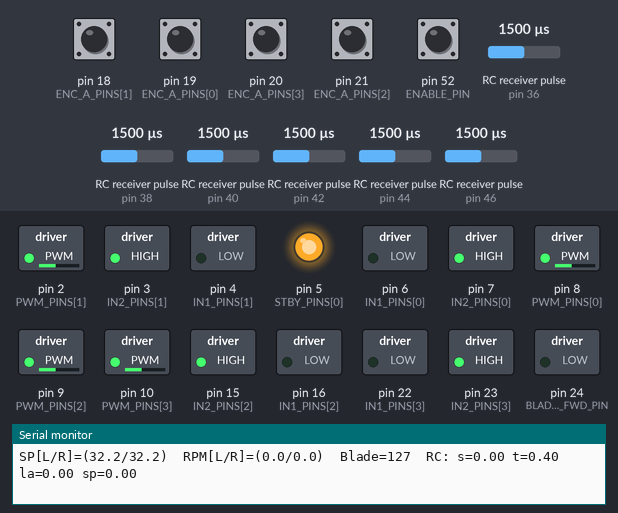
Simulated run of this sketch. Board: Arduino Mega 2560, built with avr-gcc and run on an emulated ATmega2560. Shown: switched loads named in the sketch (green lamp = pin HIGH), output pins drawn as LEDs (lit = HIGH), the last lines printed to the serial monitor. Wiring (inferred from the names in the program): 6 × RC receiver channel: data pin 36 / data pin 38 / data pin 40 / data pin 42 / data pin 44 / data pin 46. The test bench sets the inputs (shaded band); at power-on: pin 18 (ENC_A_PINS[1]), pin 19 (ENC_A_PINS[0]), pin 20 (ENC_A_PINS[3]), pin 21 (ENC_A_PINS[2]), pin 52 (ENABLE_PIN) HIGH, RC receiver pulse (sensors on pin 42, pin 44, pin 36, pin 46, pin 38, pin 40) 1500 µs.

Above: at 1.27 s.
1.3 s: RC receiver pulse (sensor on pin 42) set to 1020 µs
4.3 s: pin 52 (ENABLE_PIN) pulled LOW for 0.15 s
At 6.3 s:
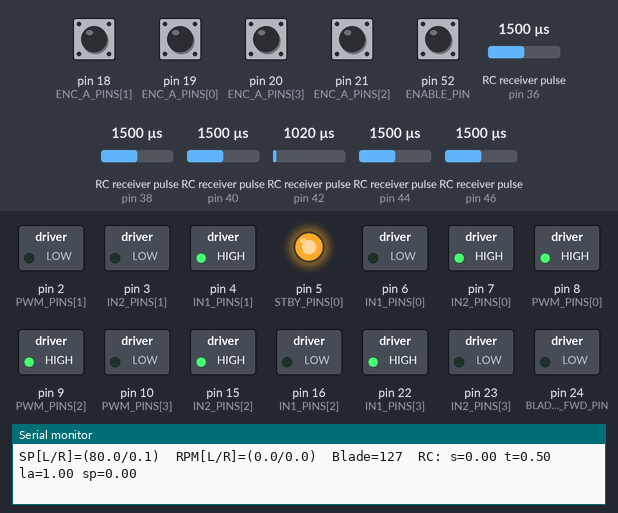
7.3 s: RC receiver pulse (sensor on pin 44) set to 1250 µs
At 9.74 s:
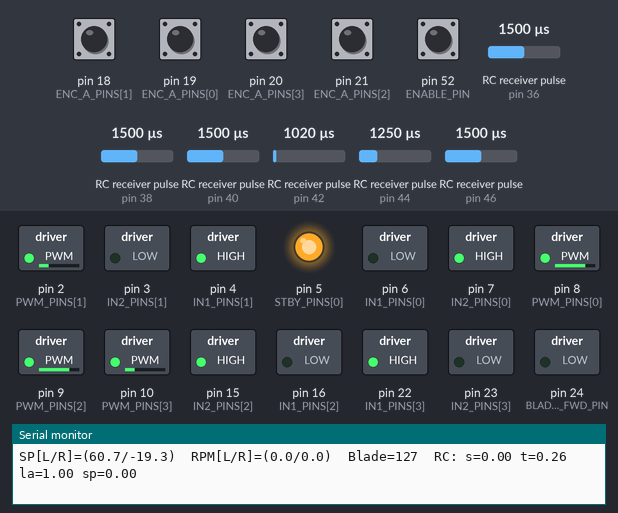
10.3 s: RC receiver pulse (sensor on pin 36) set to 1513 µs
At 11.2 s:
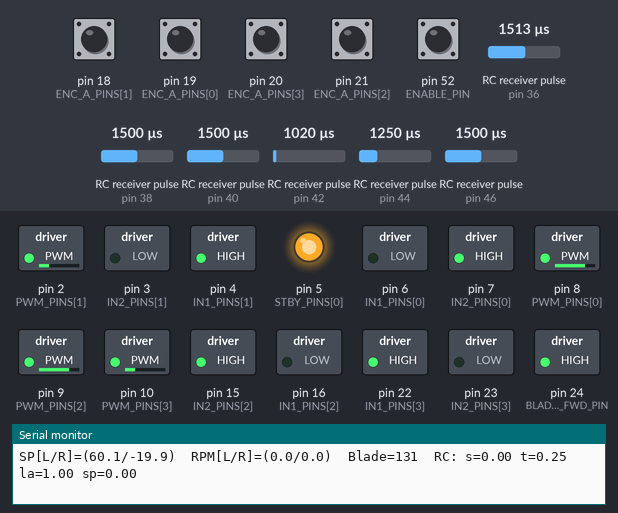
12.1 s: RC receiver pulse (sensor on pin 46) set to 1491 µs
At 15.01 s:
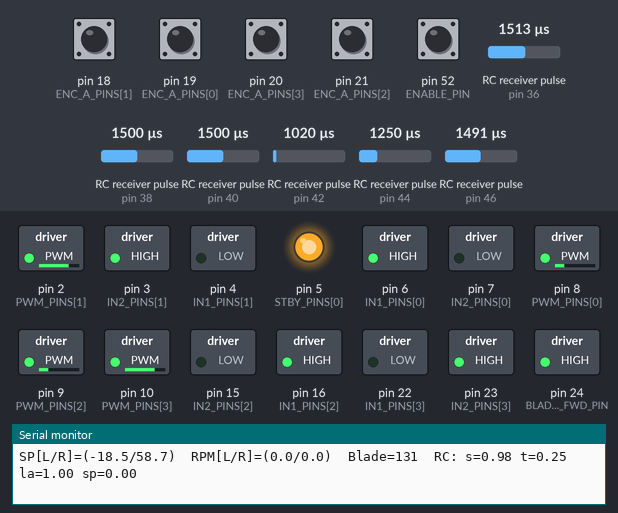
15.1 s: RC receiver pulse (sensor on pin 38) set to 1487 µs
At 17.7 s:
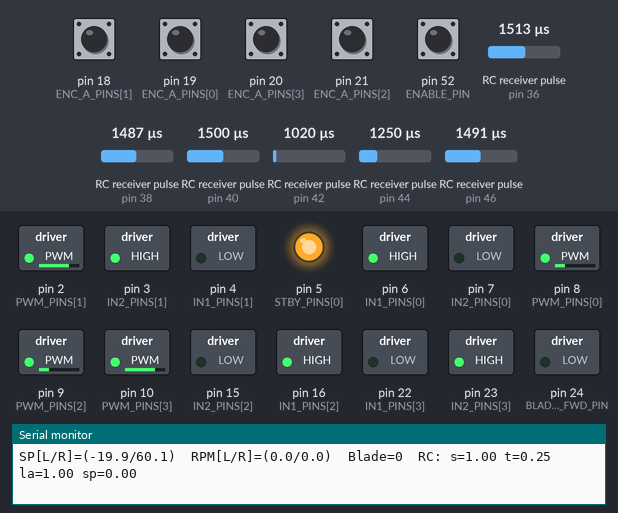
Timing chart, 0 to 18.9 s (numbered marks = the images above; inputs shaded):
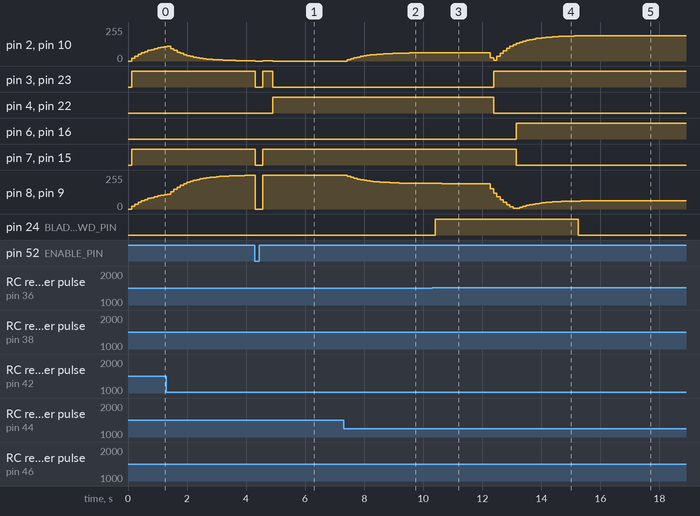

The sketch:

Wheel_Spin_Test.ino
```cpp
/*
  MEGA 4WD Driver + RC + PID(on |RPM|) + Blade (IBT-2) — TESTABLE MODES

  - RC PWM inputs: CH1..CH6 on D46,44,42,40,38,36
  - Mix: throttle(CH2) + steer(CH1) + left-add(CH3). CH4 spins in place only when near zero speed.
  - Encoders: x1 per wheel (A on interrupt pin; B any digital)
  - Motor drivers (wheels): TB6612/L298 style IN1/IN2 + PWM
  - Blade: IBT-2 (BTS7960) with separate FWD/REV PWM pins (+ optional STBY)
  - Kill switch: D52 (INPUT_PULLUP). LOW = STOP.

  Quick test switches:
    USE_PID         -> 0 = open-loop (no PID), 1 = PID enabled
    USE_FEEDFORWARD -> 0 = none, 1 = use PW M ≈ a*RPM + b (when USE_PID==0 or to pre-bias PID)

  Notes:
    - PID regulates absolute RPM, then applies sign from setpoint => reverse works cleanly.
    - MIN_CMD_PWM helps overcome stiction (set 20..40 if needed).
*/

#include <Arduino.h>

//============================= TOGGLES ==================================
#define USE_PID          0   // 1 = PID on |RPM|, 0 = open-loop
#define USE_FEEDFORWARD  0   // 1 = use FF (a,b) when open-loop or as prebias, 0 = disabled

//=========================== RC CONFIG ==================================
// RC pins (MEGA)
const uint8_t CH_PINS[6] = {46, 44, 42, 40, 38, 36}; // CH1..CH6 (D46,D44,D42,D40,D38,D36)

// RC smoothing + deadband
static const float RC_ALPHA = 0.15f;  // 0..1, higher = snappier
static const float DB_STEER = 0.04f;  // deadband for steering
static const float DB_THROT = 0.04f;  // deadband for throttle
static const float DB_LADD  = 0.04f;  // deadband for left additive
static const float DB_SPIN  = 0.04f;  // deadband for in-place spin command (CH4)

// Print rate
static const uint16_t PRINT_MS = 200;

//=========================== KILL SWITCH ================================
static const uint8_t ENABLE_PIN = 52; // INPUT_PULLUP; LOW = STOP

//=========================== BLADE (IBT-2) ==============================
// Define your actual blade pins here:
static const uint8_t BLADE_PWM_FWD_PIN = 24; // RPWM -> PWM
static const uint8_t BLADE_PWM_REV_PIN = 25; // LPWM -> PWM
static const uint8_t BLADE_STBY_PIN    = 255; // 255 = unused; else OUTPUT HIGH to enable

//=========================== WHEELS / ENCODERS ==========================
// Wheel order: 0=FL, 1=FR, 2=BL, 3=BR

// Encoders: A must be interrupt-capable; B any digital.
const uint8_t ENC_A_PINS[4] = { 19, 18, 21, 20 }; // FL,FR,BL,BR
const uint8_t ENC_B_PINS[4] = { 56, 58, 64, 66 }; // FL,FR,BL,BR

// Motor driver pins per wheel (TB6612/L298 style)
const uint8_t PWM_PINS[4] = { 8, 2, 9, 10 };      // PWM pins
const uint8_t IN1_PINS[4] = { 6, 4, 16, 22 };     // IN1
const uint8_t IN2_PINS[4] = { 7, 3, 15, 23 };     // IN2

// Optional TB6612 STBY pins (255 if tied HIGH)
const uint8_t STBY_PINS[4] = { 5, 5, 17, 17 };

// Motor / encoder polarity
int8_t MOTOR_SIGN[4] = { -1, -1, -1, -1 }; // flip if forward is backward for that wheel
int8_t ENC_SIGN[4]   = { +1, +1, -1, +1 }; // flip if measured sign is wrong

// Mechanics (x1 on A)
static const float CPR_MOTOR  = 16.0f;
static const float GEAR_RATIO = 150.0f;
static const float PPR        = CPR_MOTOR * GEAR_RATIO; // pulses per rev (single channel)

//=========================== CONTROL LOOP ===============================
static const float CONTROL_HZ = 50.0f;     // main control loop rate
static const float Ts         = 1.0f / CONTROL_HZ; // loop period (s)

// Command scaling
static const float MAX_CMD_RPM = 80.0f;    // top speed (per wheel) used for mapping

// Open-loop helper (if PID off)
static const int MIN_CMD_PWM   = 0;        // try 20..40 to overcome stiction, 0 = disabled

//=========================== PID GAINS (Tyreus–Luyben) ==================
// Paste from your autotune runs; order: FL, FR, BL, BR
struct PIDG { float Kp, Ki, Kd; };
PIDG PID_GAIN[4] = {
  { 3.8537f, 8.7148f, 0.1232f }, // FL
  { 3.4195f, 7.7328f, 0.1093f }, // FR
  { 3.4683f, 7.8433f, 0.1108f }, // BL
  { 3.4195f, 7.7328f, 0.1093f }, // BR
};

// PID (on |RPM|) state
static float integ_abs[4]     = {0,0,0,0};
static float d_abs[4]         = {0,0,0,0};
static float meas_abs_prev[4] = {0,0,0,0};
static const float Td_over_N_abs = 0.02f;    // derivative filter time (s/N)
static const float Imax_abs       = 40.0f;   // integrator clamp
static const float SP_STOP_RPM    = 0.5f;    // setpoint near 0 => integrator reset

//=========================== FEED-FORWARD (optional) ====================
// PWM ≈ a * RPM + b  (used when USE_FEEDFORWARD=1)
// If these are all zeros, FF is effectively disabled.
struct FF { float a; float b; };
FF FEEDFORWARD[4] = {
  {0,0}, {0,0}, {0,0}, {0,0}
};

//=========================== STATE ======================================
volatile long ENC_CNT[4] = {0,0,0,0};
long encCntPrev[4] = {0,0,0,0};
float rpm_meas[4]  = {0,0,0,0};

// RC raw and scaled
uint16_t rcRaw[6] = {1500,1500,1500,1500,1000,1000}; // defaults
float ch1_lr = 0, ch2_th = 0, ch3_ladd = 0, ch4_spin = 0;
uint8_t ch5_blade = 0;
uint8_t ch6_blade_pwm = 0;

// Smoothed commands (for nicer driving)
float sm_steer = 0, sm_throt = 0, sm_ladd = 0, sm_spin = 0;

// Setpoints per side (RPM, signed)
float sp_left_rpm  = 0;
float sp_right_rpm = 0;

//=========================== HELPERS ====================================
static inline float clampf(float x, float lo, float hi){ return (x<lo)?lo:((x>hi)?hi:x); }
static inline float deadbandf(float x, float db)       { return (fabs(x) < db) ? 0.0f : x; }
static inline uint16_t pulseInSmart(uint8_t pin, unsigned long tout=30000UL) {
  // Try HIGH pulses first (typical), then LOW pulses (some receivers invert)
  uint32_t us = pulseIn(pin, HIGH, tout);
  if (us == 0) us = pulseIn(pin, LOW, tout);
  return (uint16_t)us;
}
inline bool killActive() { return digitalRead(ENABLE_PIN) == LOW; }

// Encoder ISR (x1 on A rising; direction by B)
static inline void onAEdge(uint8_t i) {
  int8_t step = digitalRead(ENC_B_PINS[i]) ? -1 : +1; // B=1 one dir, B=0 other
  ENC_CNT[i] += ENC_SIGN[i] * step;                   // apply encoder polarity
}
void isrA0(){ onAEdge(0); }
void isrA1(){ onAEdge(1); }
void isrA2(){ onAEdge(2); }
void isrA3(){ onAEdge(3); }

inline float rpmFromCounts(long dcounts, float dt_s) {
  const float counts_per_rev = PPR;                   // x1 on A
  float rps = (dcounts / counts_per_rev) / dt_s;      // rev/s
  return rps * 60.0f;                                 // RPM
}

// Wheel H-bridge control: signed PWM
void motorSetPWM_signed(uint8_t w, int pwmSigned) {
  int cmd = pwmSigned * MOTOR_SIGN[w];                // apply motor polarity
  bool fwd = (cmd >= 0);                              // direction
  uint8_t mag = (uint8_t)clampf(abs(cmd), 0, 255);    // magnitude 0..255
  digitalWrite(IN1_PINS[w], fwd ? HIGH : LOW);        // IN1/IN2 set direction
  digitalWrite(IN2_PINS[w], fwd ? LOW  : HIGH);
  analogWrite(PWM_PINS[w], mag);                      // PWM magnitude
}
void motorStop(uint8_t w){ digitalWrite(IN1_PINS[w],LOW); digitalWrite(IN2_PINS[w],LOW); analogWrite(PWM_PINS[w],0); }
void stopAllMotors(){ for(uint8_t w=0; w<4; ++w) motorStop(w); }

void enableAllDrivers(){
  for(uint8_t w=0; w<4; ++w){
    if(STBY_PINS[w] != 255){ pinMode(STBY_PINS[w], OUTPUT); digitalWrite(STBY_PINS[w], HIGH); }
  }
}

// Blade control (IBT-2)
void bladeEnable(bool en){
  if (BLADE_STBY_PIN != 255){ pinMode(BLADE_STBY_PIN, OUTPUT); digitalWrite(BLADE_STBY_PIN, en?HIGH:LOW); }
}
void bladeSetPWM(int signedPWM){
  int p = signedPWM;                                  // allow future reverse if desired
  bool fwd = (p >= 0);
  uint8_t mag = (uint8_t)clampf(abs(p),0,255);
  if (fwd){ analogWrite(BLADE_PWM_FWD_PIN, mag); analogWrite(BLADE_PWM_REV_PIN, 0); }
  else    { analogWrite(BLADE_PWM_FWD_PIN, 0);   analogWrite(BLADE_PWM_REV_PIN, mag); }
}

//=========================== PID on |RPM| ===============================
int pidStepPWM_abs(uint8_t w, float sp_abs, float meas_abs)
{
  const PIDG g = PID_GAIN[w];

  if (sp_abs < SP_STOP_RPM){                          // near-zero setpoint
    integ_abs[w]=0; d_abs[w]=0; meas_abs_prev[w]=meas_abs;
    return 0;                                         // no drive
  }

  float e = sp_abs - meas_abs;                        // error on magnitudes
  float raw_d = (meas_abs - meas_abs_prev[w]) / Ts;   // derivative of measurement
  meas_abs_prev[w] = meas_abs;

  float alpha = Ts / (Td_over_N_abs + Ts);            // 1st-order D filter coefficient
  d_abs[w] += alpha * (raw_d - d_abs[w]);             // filtered D(meas)

  integ_abs[w] = clampf(integ_abs[w] + e*Ts, -Imax_abs, Imax_abs);  // anti-windup

  float u = g.Kp*e + g.Ki*integ_abs[w] - g.Kd*d_abs[w];             // parallel PID
  if (u < 0) u = 0; if (u > 255) u = 255;                           // clamp to 0..255
  if (MIN_CMD_PWM > 0 && u > 0 && u < MIN_CMD_PWM) u = (float)MIN_CMD_PWM; // stiction kick

  return (int)u;
}

//=========================== FEED-FORWARD MAP ===========================
int ffPWM_from_RPM(uint8_t w, float sp_abs_rpm){
#if USE_FEEDFORWARD
  float a = FEEDFORWARD[w].a, b = FEEDFORWARD[w].b;
  if (a != 0.0f || b != 0.0f){
    float u = a*sp_abs_rpm + b;                       // linear map → PWM
    if (u < 0) u = 0; if (u > 255) u = 255;
    return (int)u;
  }
#endif
  // fallback: simple proportional map to 0..255
  float u = (sp_abs_rpm / MAX_CMD_RPM) * 255.0f;      // scale RPM to PWM
  if (u < 0) u = 0; if (u > 255) u = 255;
  if (MIN_CMD_PWM > 0 && u > 0 && u < MIN_CMD_PWM) u = (float)MIN_CMD_PWM;
  return (int)u;
}

//=========================== RC READ / SCALE ============================
void readChannelsPWM(){
  for (uint8_t i=0; i<6; ++i){
    uint16_t us = pulseInSmart(CH_PINS[i], 30000UL);  // up to 30ms guard
    if (us){
      if (us < 900) us = 900; if (us > 2100) us = 2100;
      rcRaw[i] = us;                                  // keep last good value
    }
  }
}
static inline float map01(uint16_t us){ return clampf((us - 1000) / 1000.0f, 0.0f, 1.0f); } // 1000..2000 -> 0..1
static inline float mapSym(uint16_t us){ return clampf((us - 1500) / 500.0f, -1.0f, +1.0f);} // 1000..2000 -> -1..+1

void scaleAndSmoothInputs(){
  // Raw → scaled
  float s_steer = mapSym(rcRaw[0]);                   // CH1: steer [-1..+1]
  float s_throt = map01 (rcRaw[1]);                   // CH2: throttle [0..1]
  float s_ladd  = mapSym(rcRaw[2]);                   // CH3: left additive [-1..+1]
  float s_spin  = mapSym(rcRaw[3]);                   // CH4: spin in place [-1..+1]
  ch5_blade     = (rcRaw[4] >= 1500) ? 1 : 0;         // CH5: blade switch
  ch6_blade_pwm = (uint8_t)clampf(map01(rcRaw[5])*255.0f, 0, 255); // CH6: blade speed 0..255

  // Deadband
  s_steer = deadbandf(s_steer, DB_STEER);
  s_throt = deadbandf(s_throt, DB_THROT);
  s_ladd  = deadbandf(s_ladd , DB_LADD );
  s_spin  = deadbandf(s_spin , DB_SPIN );

  // Smooth (low-pass)
  sm_steer = sm_steer + RC_ALPHA*(s_steer - sm_steer); // exponential LPF
  sm_throt = sm_throt + RC_ALPHA*(s_throt - sm_throt);
  sm_ladd  = sm_ladd  + RC_ALPHA*(s_ladd  - sm_ladd );
  sm_spin  = sm_spin  + RC_ALPHA*(s_spin  - sm_spin );

  // Expose scaled (post-smooth) for printing/use
  ch1_lr = sm_steer; ch2_th = sm_throt; ch3_ladd = sm_ladd; ch4_spin = sm_spin;
}

//=========================== MIXING → RPM SETPOINTS =====================
void computeSetpoints(){
  // Base forward speed from throttle (0..1) → RPM
  float base = ch2_th * MAX_CMD_RPM;                  // forward speed (RPM)

  // Steering mixes differential (+ left-add bias)
  float steer = ch1_lr * MAX_CMD_RPM;                 // steering as RPM differential
  float ladd  = ch3_ladd * (0.5f * MAX_CMD_RPM);      // left additive (half-scale)

  // In-place spin only if base ≈ 0
  float spin = 0.0f;
  if (base < 0.08f*MAX_CMD_RPM){                      // near stop? allow spin
    spin = ch4_spin * MAX_CMD_RPM;                    // spin rate in RPM
  }

  // Compose signed RPM setpoints per side
  sp_left_rpm  = (base - steer) + ladd + spin;        // left side target RPM
  sp_right_rpm = (base + steer) - ladd - spin;        // right side target RPM
}

//=========================== SETUP ======================================
void setup(){
  Serial.begin(115200);
  pinMode(ENABLE_PIN, INPUT_PULLUP);

  // RC pins
  for (uint8_t i=0;i<6;i++) pinMode(CH_PINS[i], INPUT_PULLUP);

  // Blade pins
  pinMode(BLADE_PWM_FWD_PIN, OUTPUT);
  pinMode(BLADE_PWM_REV_PIN, OUTPUT);
  bladeEnable(true);
  bladeSetPWM(0);

  // Wheel pins
  for (uint8_t w=0; w<4; ++w){
    pinMode(ENC_A_PINS[w], INPUT_PULLUP);
    pinMode(ENC_B_PINS[w], INPUT_PULLUP);
    pinMode(IN1_PINS[w], OUTPUT);
    pinMode(IN2_PINS[w], OUTPUT);
    pinMode(PWM_PINS[w], OUTPUT);
  }
  enableAllDrivers();

  // Encoder interrupts
  attachInterrupt(digitalPinToInterrupt(ENC_A_PINS[0]), isrA0, RISING);
  attachInterrupt(digitalPinToInterrupt(ENC_A_PINS[1]), isrA1, RISING);
  attachInterrupt(digitalPinToInterrupt(ENC_A_PINS[2]), isrA2, RISING);
  attachInterrupt(digitalPinToInterrupt(ENC_A_PINS[3]), isrA3, RISING);

  Serial.println(F("MEGA 4WD Driver — PID(|RPM|) + RC + Blade (IBT-2)"));
  Serial.print  (F("Modes: USE_PID=")); Serial.print(USE_PID);
  Serial.print  (F(", USE_FEEDFORWARD=")); Serial.println(USE_FEEDFORWARD);
}

//=========================== LOOP =======================================
void loop(){
  // Kill switch guard
  if (killActive()){
    stopAllMotors();
    bladeSetPWM(0);
    static unsigned long t0=0;
    if (millis()-t0 > 500){ t0=millis(); Serial.println(F("[KILL] D52 LOW — holding.")); }
    delay(10);
    return;
  }

  // 1) RC read + scaling + smoothing
  readChannelsPWM();
  scaleAndSmoothInputs();

  // 2) Mix to per-side RPM setpoints
  computeSetpoints();

  // 3) Update measured RPMs (non-blocking, once per loop using deltas)
  unsigned long t0 = micros();
  for (uint8_t w=0; w<4; ++w){
    long c; noInterrupts(); c = ENC_CNT[w]; interrupts();
    long dp = c - encCntPrev[w];
    encCntPrev[w] = c;
    rpm_meas[w] = rpmFromCounts(dp, Ts);             // signed RPM (ENC_SIGN already applied in ISR)
  }

  // 4) Command wheels (fronts + rears share side setpoint)
  float spL = sp_left_rpm;
  float spR = sp_right_rpm;

#if USE_PID
  // PID on |RPM|, apply direction afterward
  int uFL = pidStepPWM_abs(0, fabs(spL), fabs(rpm_meas[0])); motorSetPWM_signed(0, (spL>=0?+1:-1) * uFL);
  int uFR = pidStepPWM_abs(1, fabs(spR), fabs(rpm_meas[1])); motorSetPWM_signed(1, (spR>=0?+1:-1) * uFR);
  int uBL = pidStepPWM_abs(2, fabs(spL), fabs(rpm_meas[2])); motorSetPWM_signed(2, (spL>=0?+1:-1) * uBL);
  int uBR = pidStepPWM_abs(3, fabs(spR), fabs(rpm_meas[3])); motorSetPWM_signed(3, (spR>=0?+1:-1) * uBR);
#else
  // OPEN-LOOP: map RPM setpoints directly to PWM (optionally FF)
  int uL = ffPWM_from_RPM(0, fabs(spL));  // use FL params for left side
  int uR = ffPWM_from_RPM(1, fabs(spR));  // use FR params for right side
  motorSetPWM_signed(0, (spL>=0?+1:-1) * uL);
  motorSetPWM_signed(1, (spR>=0?+1:-1) * uR);
  motorSetPWM_signed(2, (spL>=0?+1:-1) * uL);
  motorSetPWM_signed(3, (spR>=0?+1:-1) * uR);
#endif

  // 5) Blade control (CH5 switch + CH6 speed)
  if (ch5_blade){ bladeSetPWM((int)ch6_blade_pwm); } // forward only
  else           { bladeSetPWM(0); }

  // 6) Status print
  static unsigned long lastP=0;
  if (millis()-lastP >= PRINT_MS){
    lastP = millis();
    Serial.print(F("SP[L/R]=(")); Serial.print(spL,1); Serial.print('/'); Serial.print(spR,1); Serial.print(F(")  "));
    Serial.print(F("RPM[L/R]=("));
      Serial.print(0.5f*(rpm_meas[0]+rpm_meas[2]),1); Serial.print('/'); // avg left
      Serial.print(0.5f*(rpm_meas[1]+rpm_meas[3]),1); Serial.print(F(")  "));
    Serial.print(F("Blade=")); Serial.print(ch5_blade ? (int)ch6_blade_pwm : 0); Serial.print(F("  "));
    Serial.print(F("RC: s=")); Serial.print(ch1_lr,2);
    Serial.print(F(" t="));     Serial.print(ch2_th,2);
    Serial.print(F(" la="));    Serial.print(ch3_ladd,2);
    Serial.print(F(" sp="));    Serial.print(ch4_spin,2);
    Serial.println();
  }

  // 7) Enforce loop rate
  unsigned long used_us = micros() - t0;
  long left_us = (long)(Ts*1000000.0f) - (long)used_us;
  if (left_us > 0) delayMicroseconds((unsigned long)left_us);
}
```

Measured:
- the behaviour switches between 1500 and 1501 µs on RC receiver pulse (sensor on pin 36) (found by bisection; images 2 and 3)
- the behaviour switches between 1499 and 1498 µs on RC receiver pulse (sensor on pin 46) (found by bisection; images 3 and 4)
- the behaviour switches between 1499 and 1498 µs on RC receiver pulse (sensor on pin 38) (found by bisection; images 4 and 5)
- after the input at 4.3 s, pin 2 (PWM_PINS[1]), pin 10 (PWM_PINS[3]): 1/255 → 0/255 after 0.01 s instead of 0.44 s; pin 3 (IN2_PINS[1]), pin 23 (IN2_PINS[3]): HIGH → LOW after 0.01 s instead of 0.44 s; pin 7 (IN2_PINS[0]), pin 15 (IN2_PINS[2]): HIGH → LOW at once, → HIGH 0.26 s later
- after the input at 7.3 s, pin 2 (PWM_PINS[1]), pin 10 (PWM_PINS[3]): moves from 0/255 to 62/255 over 2.5 s, starting after 0.12 s; pin 8 (PWM_PINS[0]), pin 9 (PWM_PINS[2]): moves from 255/255 to 192/255 over 2.5 s, starting after 0.12 s
- after the input at 10.3 s, pin 24 (BLADE_PWM_FWD_PIN): LOW → HIGH after 0.10 s
- after the input at 12.1 s, pin 2 (PWM_PINS[1]): 63/255 → 25/255 after 0.16 s, → 7/255 0.12 s later, → 34/255 0.10 s later, → 58/255 0.12 s later, … (25 changes in this stretch); pin 3 (IN2_PINS[1]): LOW → HIGH after 0.28 s
- after the input at 15.1 s, pin 24 (BLADE_PWM_FWD_PIN): HIGH → LOW after 0.14 s
